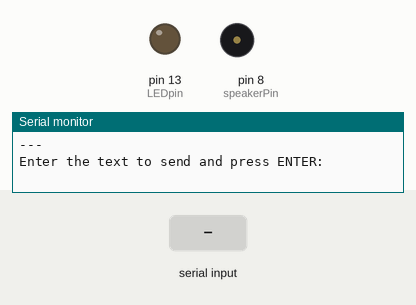
This sketch was run on a simulated Arduino Uno, built with avr-gcc and run on an emulated ATmega328P. Parts: output pins drawn as LEDs (lit = HIGH), buzzer (waves = sounding), the last lines printed to the serial monitor. Inputs (shaded band) come from the test bench.

Above: at 1.2 s.
1.3 s: "1\n" received over Serial
At 1.79 s:
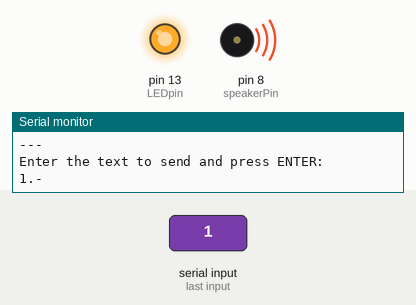
Timing chart, 0 to 4.3 s (numbered marks = the images above; inputs shaded):
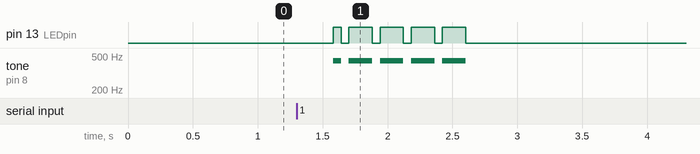

Measured:
- after the input at 1.3 s, pin 13 (LEDpin): LOW → HIGH after 0.28 s, then repeats every 0.24 s: LOW 0.06 s, HIGH 0.18 s, until it stays LOW from 2.6 s; tone on pin 8 (speakerPin): silent → 440 Hz after 0.28 s, then repeats every 0.24 s: silent 0.06 s, 440 Hz 0.18 s, until it stays silent from 2.6 s

The sketch:

MorseCode2.ino
```cpp
//
// Based on:
// Simple Arduino Morse Beacon by Mark VandeWettering K6HX - k6hx@arrl.net
//


#include "tone_pitches.h"
#include "morse_table.h"

#define N_MORSE  (sizeof(morsetab)/sizeof(morsetab[0]))
#define SPEED  (20)
#define DOTLEN  (1200/SPEED)
#define DASHLEN  (3*(1200/SPEED))

int LEDpin = 13;
int speakerPin = 8;
int toneNote = NOTE_A4;

boolean bShowPrompt = true;

String strMsg = ""; // String input from command prompt
char cInByte; // Byte input from command prompt

void dash()
{
  // LED output
  digitalWrite(LEDpin, HIGH);
  // Audio output
  tone(speakerPin, toneNote, DASHLEN);
  // Serial output
  Serial.print("-");

  delay(DASHLEN);
  digitalWrite(LEDpin, LOW);
  noTone(speakerPin);
  delay(DOTLEN);
}

void dit()
{
  // LED output
  digitalWrite(LEDpin, HIGH);
  // Audio output
  tone(speakerPin, toneNote, DOTLEN);
  // Serial output
  Serial.print(".");

  delay(DOTLEN);
  digitalWrite(LEDpin, LOW) ;
  noTone(speakerPin);
  delay(DOTLEN);
}

void send(char c)
{
  int i ;
  if (c == ' ') {
//    Serial.print(c);
    Serial.print("  ");
    delay(7*DOTLEN) ;
    return ;
  }
  for (i=0; i<N_MORSE; i++)
  {
    if (morsetab[i].c == c)
    {
      unsigned char p = morsetab[i].pat;
      Serial.print(morsetab[i].c);
      while (p != 1) {
          if (p & 1)
            dash();
          else
            dit();
          p = p / 2;
      }
//      Serial.print(' ');
      delay(2*DOTLEN) ;
      return ;
    }
  }
  /* if we drop off the end, then we send a space */
  Serial.print("?") ;
}

void sendmsg(String str)
{
  for(int i=0; i < str.length(); i++)
  {
    send(str.charAt(i));
  }

  Serial.println("");
  bShowPrompt = true;
}

void setup() {
  pinMode(LEDpin, OUTPUT) ;
  Serial.begin(9600) ;
  Serial.println("Simple Arduino Morse Beacon v0.1") ;
  Serial.println("Written by Marcio Lima based on tutorials available online.") ;
  Serial.println("---\n") ;
  Serial.println("") ;
}

void loop() {
  if( bShowPrompt )
  {
    Serial.println("Enter the text to send and press ENTER:") ;
    bShowPrompt = false;
  }

  // if there's any serial available, read it:
  while (Serial.available() > 0) {

    cInByte = Serial.read();
    // only input if a letter, number, ".", ",", "?", "/" or space are typed!
    if ((cInByte >= 65 && cInByte <= 90) || (cInByte >=97 && cInByte <= 122) || (cInByte >= 48 && cInByte <=57) ||
          cInByte == 46 || cInByte == 44 || cInByte == 63 || cInByte == 47 || cInByte == 32)
    {
      strMsg.concat(cInByte);
    }

    // look for the newline. That's the end of your sentence:
    if (cInByte == '\n') {
      cInByte = 0;

      strMsg.toUpperCase();

      // Sends message
      sendmsg(strMsg);
      strMsg = "";
    }
  }

  delay(300) ;
}
```

morse_table.h
```cpp
struct t_mtab {
  char c;
  char pat;
  char *strMorse;
};

struct t_mtab morsetab[] = {
  	{'.', 106},
	{',', 115},
	{'?', 76},
	{'/', 41},
	{'A', 6},
	{'B', 17},
	{'C', 21},
	{'D', 9},
	{'E', 2},
	{'F', 20},
	{'G', 11},
	{'H', 16},
	{'I', 4},
	{'J', 30},
	{'K', 13},
	{'L', 18},
	{'M', 7},
	{'N', 5},
	{'O', 15},
	{'P', 22},
	{'Q', 27},
	{'R', 10},
	{'S', 8},
	{'T', 3},
	{'U', 12},
	{'V', 24},
	{'W', 14},
	{'X', 25},
	{'Y', 29},
	{'Z', 19},
	{'1', 62},
	{'2', 60},
	{'3', 56},
	{'4', 48},
	{'5', 32},
	{'6', 33},
	{'7', 35},
	{'8', 39},
	{'9', 47},
	{'0', 63}
};
```

tone_pitches.h
```cpp
/*************************************************
 * Tones Frequencies
 *************************************************/

#define NOTE_B0  31
#define NOTE_C1  33
#define NOTE_CS1 35
#define NOTE_D1  37
#define NOTE_DS1 39
#define NOTE_E1  41
#define NOTE_F1  44
#define NOTE_FS1 46
#define NOTE_G1  49
#define NOTE_GS1 52
#define NOTE_A1  55
#define NOTE_AS1 58
#define NOTE_B1  62
#define NOTE_C2  65
#define NOTE_CS2 69
#define NOTE_D2  73
#define NOTE_DS2 78
#define NOTE_E2  82
#define NOTE_F2  87
#define NOTE_FS2 93
#define NOTE_G2  98
#define NOTE_GS2 104
#define NOTE_A2  110
#define NOTE_AS2 117
#define NOTE_B2  123
#define NOTE_C3  131
#define NOTE_CS3 139
#define NOTE_D3  147
#define NOTE_DS3 156
#define NOTE_E3  165
#define NOTE_F3  175
#define NOTE_FS3 185
#define NOTE_G3  196
#define NOTE_GS3 208
#define NOTE_A3  220
#define NOTE_AS3 233
#define NOTE_B3  247
#define NOTE_C4  262
#define NOTE_CS4 277
#define NOTE_D4  294
#define NOTE_DS4 311
#define NOTE_E4  330
#define NOTE_F4  349
#define NOTE_FS4 370
#define NOTE_G4  392
#define NOTE_GS4 415
#define NOTE_A4  440
#define NOTE_AS4 466
#define NOTE_B4  494
#define NOTE_C5  523
#define NOTE_CS5 554
#define NOTE_D5  587
#define NOTE_DS5 622
#define NOTE_E5  659
#define NOTE_F5  698
#define NOTE_FS5 740
#define NOTE_G5  784
#define NOTE_GS5 831
#define NOTE_A5  880
#define NOTE_AS5 932
#define NOTE_B5  988
#define NOTE_C6  1047
#define NOTE_CS6 1109
#define NOTE_D6  1175
#define NOTE_DS6 1245
#define NOTE_E6  1319
#define NOTE_F6  1397
#define NOTE_FS6 1480
#define NOTE_G6  1568
#define NOTE_GS6 1661
#define NOTE_A6  1760
#define NOTE_AS6 1865
#define NOTE_B6  1976
#define NOTE_C7  2093
#define NOTE_CS7 2217
#define NOTE_D7  2349
#define NOTE_DS7 2489
#define NOTE_E7  2637
#define NOTE_F7  2794
#define NOTE_FS7 2960
#define NOTE_G7  3136
#define NOTE_GS7 3322
#define NOTE_A7  3520
#define NOTE_AS7 3729
#define NOTE_B7  3951
#define NOTE_C8  4186
#define NOTE_CS8 4435
#define NOTE_D8  4699
#define NOTE_DS8 4978
```
